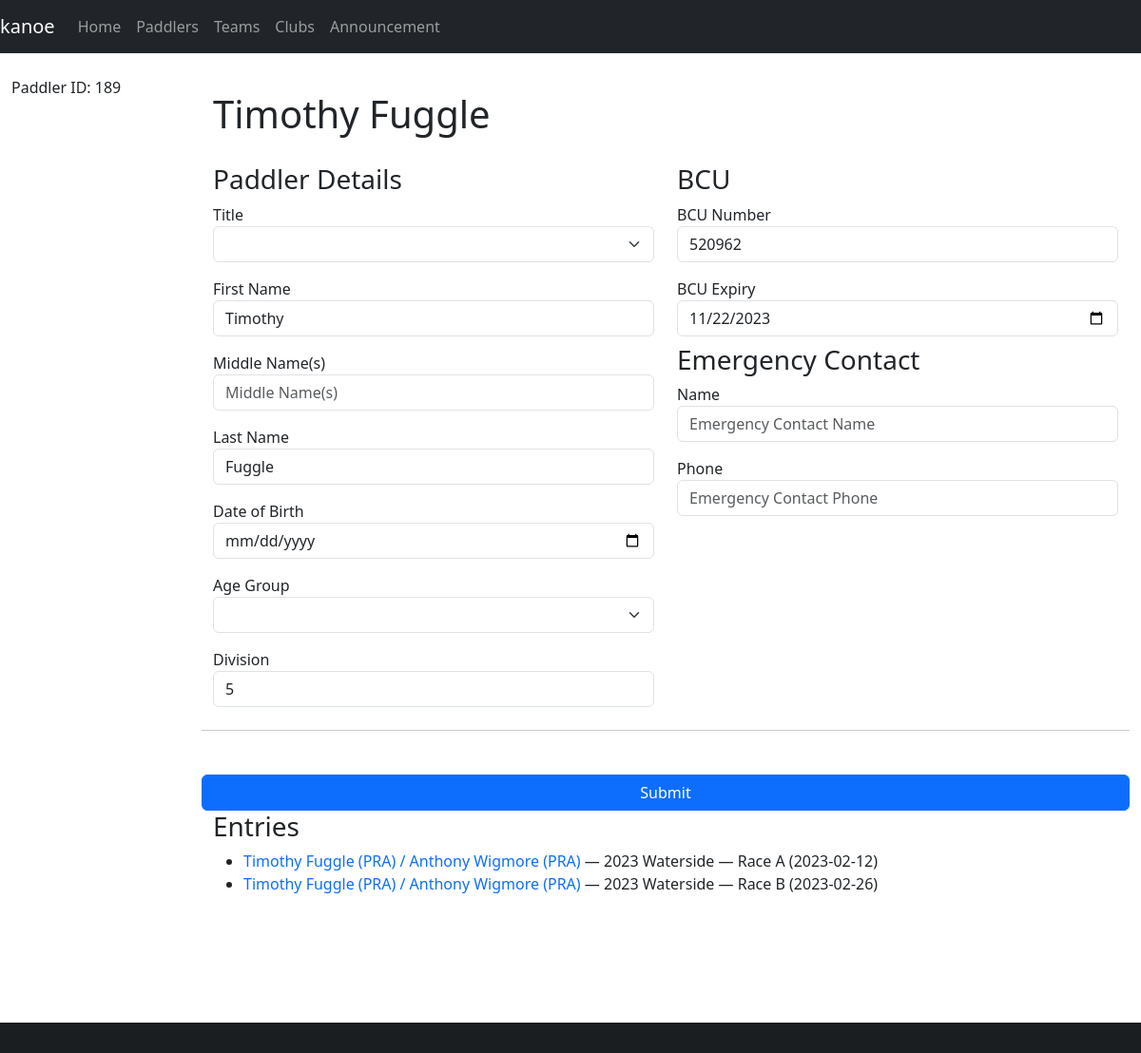
/paddler/189, run on an earlier commit of the app's database.
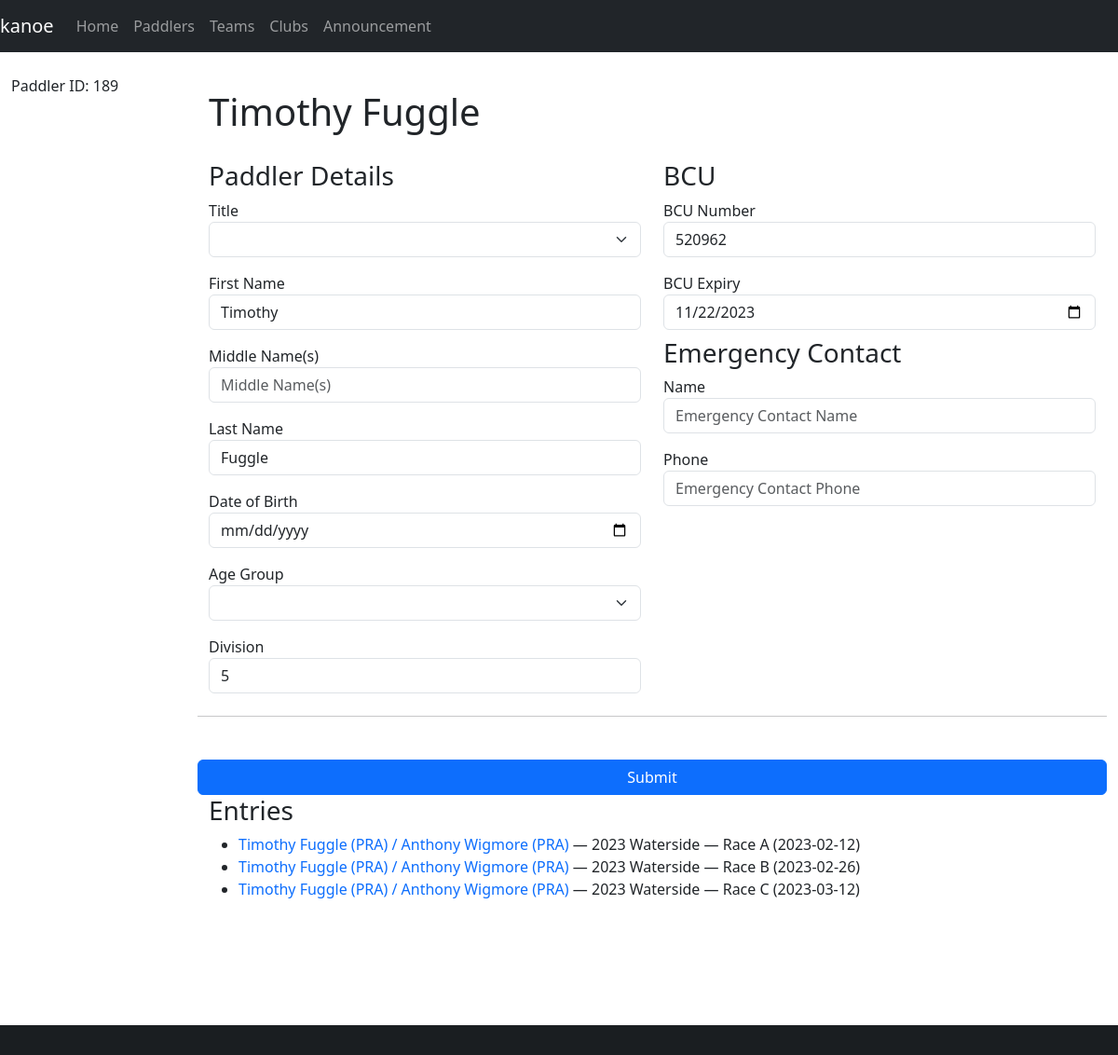
And on a later commit of the database.
### database/database/crew.py (models this page shows)
class Crew(Base):
    __tablename__ = "crew"
    id = Column(Integer, primary_key=True)
    paddler_id = Column(Integer, ForeignKey(Paddler.id), index=True)
    club_id = Column(String(3), ForeignKey(Club.id), index=True)
    entry_id = Column(Integer, ForeignKey(Entry.id), index=True)
    team_id = Column(Integer, ForeignKey(Team.id), index=True)
    services = Column(Boolean, server_default=expression.false())
    due = Column(Numeric)
    paid = Column(Numeric)
    team = relationship(Team, backref="crews", lazy="joined")
    paddler = relationship(Paddler, backref="crews", lazy="joined")
    club = relationship("Club", backref="crews", lazy="joined")
    entry = relationship(Entry, lazy="joined", overlaps="crews")
    def __repr__(self):
        club_id = f"{self.club.id}" if self.club else "None"
        entry_id = f"{self.entry.id}" if self.entry else "None"
        return f"Crew(id={self.id}, name='{self.paddler.name}', club_id={club_id}, entry_id={entry_id})"
    def __str__(self):
        club = f" ({self.club.code})" if self.club else ""
        return f"{self.paddler.name}{club}"

### database/database/club.py (models this page shows, shortened)
class Club(Base):
    __tablename__ = "club"
    id = Column(Integer, primary_key=True)
    name = Column(String)
    code_regex = Column(String())
    services = Column(Boolean, server_default=expression.false())
    @property
    def code(self):
        return self.code_regex.split("|")[0]

### database/database/paddler.py (models this page shows, shortened)
class Paddler(Base):
    __tablename__ = "paddler"
    id = Column(Integer, primary_key=True)
    bcu = Column(Integer)  # BCU = British Canoe Union
    bcu_expiry = Column(Date)
    division = Column(Integer)
    title = Column(String)
    first = Column(String)
    middle = Column(String)
    last = Column(String)
    suffix = Column(String)
    dob = Column(Date)
    address = Column(String)
    email = Column(String)
    phone = Column(String)
    emergency_name = Column(String)
    emergency_phone = Column(String)
    age_group_id = Column(Integer, ForeignKey(AgeGroup.id), index=True)
    age_group = relationship(AgeGroup, backref="paddlers", lazy="joined")
    @hybrid_property
    def name(self):
        return combine_names(self.first, self.middle, self.last)
    def __repr__(self):
        return f"Paddler(id={self.id}, name='{self.name}', division={self.division or '?'})"

### database/database/race.py (models this page shows, shortened)
class Race(Base):
    __tablename__ = "race"
    __table_args__ = (UniqueConstraint("name", "date", name="uq_race_name_date"),)
    id = Column(Integer, primary_key=True)
    name = Column(String, nullable=False)
    date = Column(Date, nullable=False)
    series_id = Column(Integer, ForeignKey(Series.id), index=True)
    time_min_start = Column(String)
    time_max_start = Column(String)
    time_min_finish = Column(String)
    time_max_finish = Column(String)
    time_adjustment = Column(Integer)
    series = relationship(Series, backref="races", lazy="joined")
    def __str__(self):
        return "%s (%s)" % (self.name, self.date)

### kanoe/views/paddler.py (the view, shortened to what this page needs)
@blueprint.route("/paddler/<paddler_id>", methods=("GET", "POST"))
@blueprint.route("/paddler/", defaults={"paddler_id": None}, methods=("GET", "POST"))
@login_required
def paddler(paddler_id):
    if paddler_id:
        paddler = session.get(db.Paddler, paddler_id)
    else:
        paddler = None
    age_groups = session.query(db.AgeGroup).all()
    if paddler:
        logging.debug(f"* {repr(paddler)}")
        logging.debug("  Crews:")
        for crew in paddler.crews:
            logging.debug(f"    - {repr(crew)}")
    return render_template("paddler.j2", paddler=paddler, age_groups=age_groups)

### database/database/entry.py (called while the page is built)
    def __str__(self):
        names = [str(crew) for crew in self.crews]
        return " / ".join(names)

### database/database/paddler.py (called while the page is built)
def combine_names(first, middle, last):
    name = [first, middle, last]
    name = list(filter(lambda item: item is not None, name))
    name = " ".join(name)
    name = name.strip()
    return name

### kanoe/templates/paddler.j2 (shortened to what the changed rows need)
{% extends "base-fluid.j2" %}
{% from "macros.j2" import find_value %}
{% block content %}
<h1>{% if paddler.name %}{{ paddler.name }}{% else %}New Paddler{% endif %}</h1>
<ul>
    {% for crew in paddler.crews %}
    <li><a href="{{ url_for('kanoe.entry', entry_id=crew.entry.id) }}">{{ crew.entry }}</a> — {{ crew.entry.race }}</li>
    {% endfor %}
</ul>
{% endblock %}

What changed in the data, as far as the page shows it:
now on this page (row edited): Crew: entry "Timothy Fuggle (PRA) / Anthony Wigmore (PRA)", entry.race "2023 Waterside — Race C (2023-03-12)"
